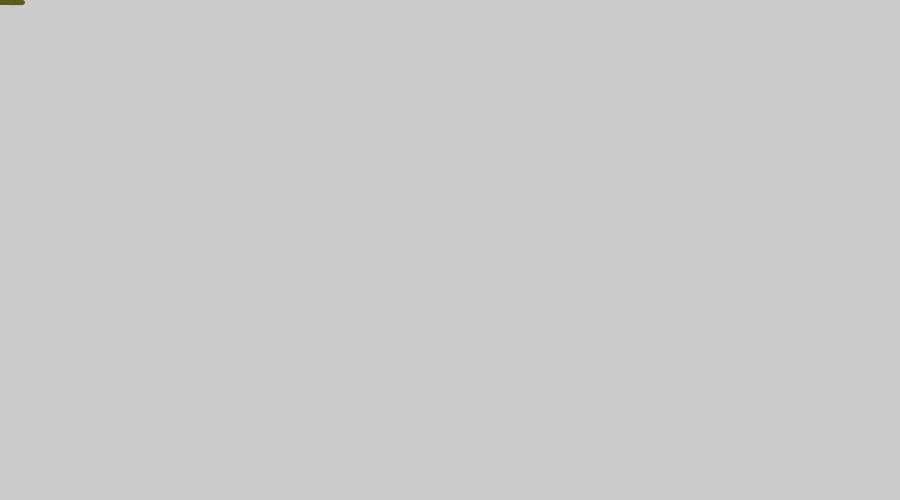
Frame 1 (no input)
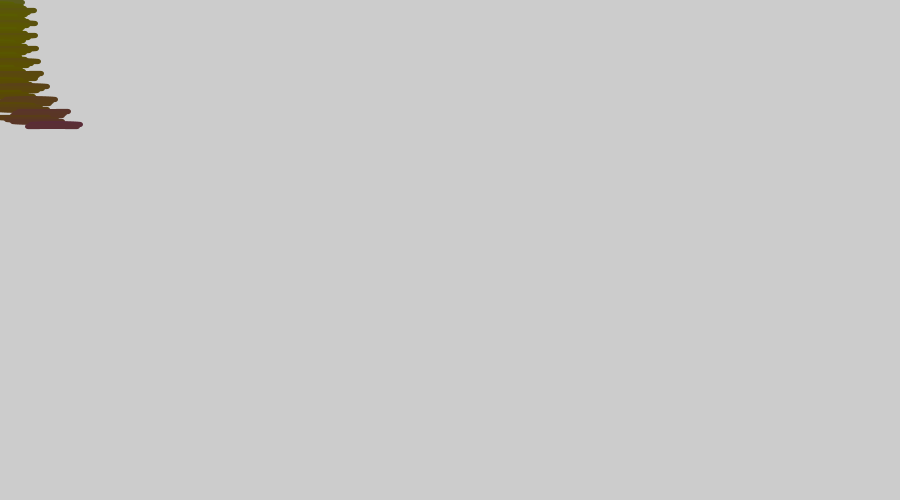
Frame 60 (the mouse pressed at the canvas centre just before this capture)
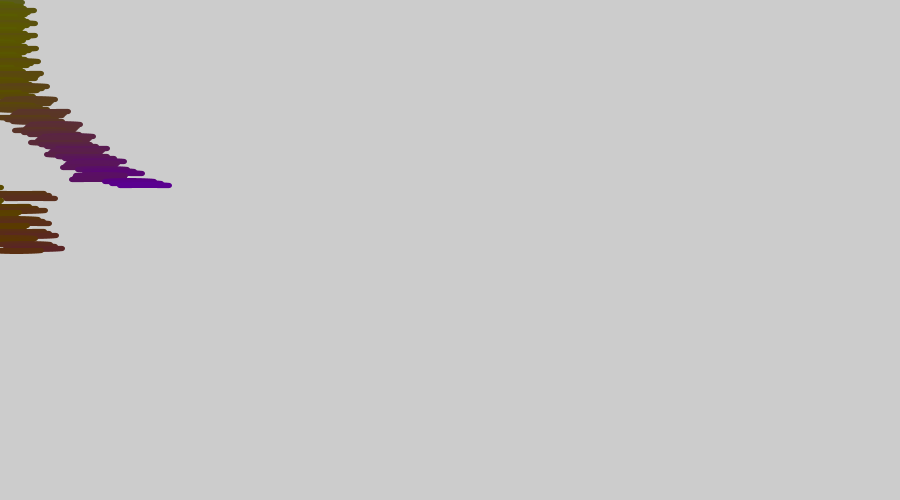
Frame 120 (the mouse held since frame 60 and released just before this capture)

The Processing sketch that drew these frames (run headless with seeded random() and noise(); from frame 60 on, the mouse is pressed at the canvas centre):

// Processing sketch: processing_43771
// ── processing_43771.pde

float x = 0;
float y = 0;
float xspeed = 1.1;
float yspeed = 2.1;
float r = 32+.2*y;
      
void setup() {
  size (900,500);
  frameRate(30);
}
       
void draw(){
        
 
  x = x + -.01+xspeed+(.0099*y)-(4/( cos(y/2)));
  y = y + .01+yspeed-(.00091*x)%(.02-(cos(x)));
        
 
 
        
  if ((x > width) || (x < 01 )) {
    xspeed = -xspeed;
  }
      
xspeed = Y*xspeed;
          
    if (( y > height) || (y < 1)) {
      yspeed = - yspeed ;
    }
          
    strokeWeight(5);
    stroke(cos(y/2)+90,(90-(x/2))-(y*.7)/5,60/(.9*y)+x);
    fill(20*r+(y+2), x*1, y*1);
    ellipse (x,y,50, 1);
          
    r = constrain(10, 1, 100);
          
}
         
         
     
void keyPressed() {
  save("japey.tiff");
}
                
                
